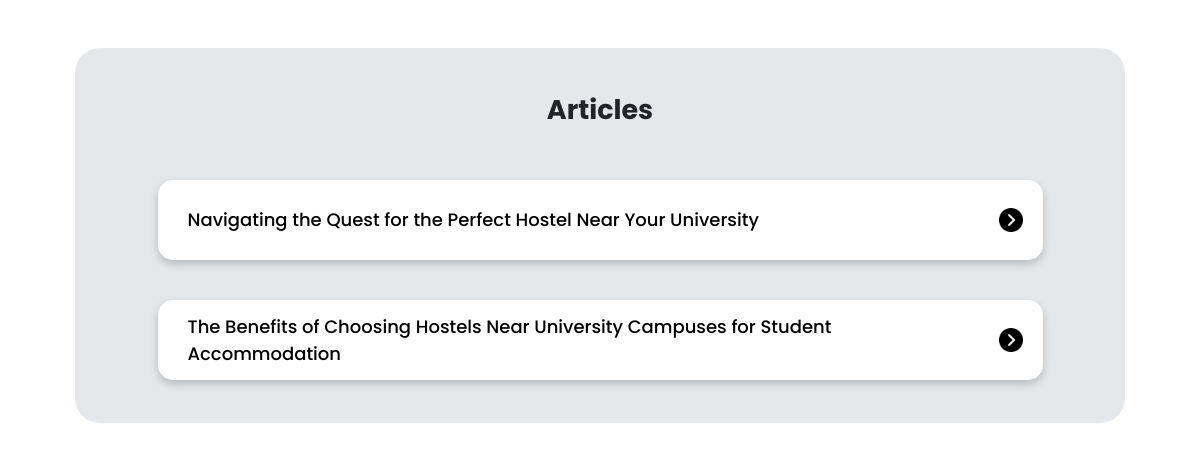
Page /articlelist.php on the committed database.
### tables this page shows
CREATE TABLE `articles` (
  `articleid` int(30) NOT NULL,
  `articlename` varchar(255) NOT NULL,
  `articlecontent` text NOT NULL
);

### articlelist.php (the view, shortened to what this page needs)
<?php
$conn = OpenCon();
$sql = "SELECT articleid, articlename FROM articles";
$result = $conn->query($sql);
?>
<!DOCTYPE html>
<html lang="en">
<head>
    <link rel="stylesheet" href="Admin/articlesweb.css">
    <link rel="stylesheet" href="https://cdnjs.cloudflare.com/ajax/libs/font-awesome/6.5.1/css/all.min.css" />
    <link href="https://cdn.jsdelivr.net/npm/bootstrap@5.3.3/dist/css/bootstrap.min.css" rel="stylesheet">
</head>
<body>
    <div class="container">
        <div class="title">
            <p>Articles</p>
        </div>
        <?php
        if ($result->num_rows > 0) {
            while ($row = $result->fetch_assoc()) {
                $articleId = $row["articleid"];
                $articleName = $row["articlename"];
                echo '<a href="article.php?id=' . $articleId . '" target="parent">';
                echo '<div class="box2">';
                echo '<div class="rental-class"><p class="rental">' . $articleName . '</p></div>';
                echo '<div class="rental-image"><img src="Imgs/arrow.png"></div>';
                echo '</div>';
                echo '</a>';
            }
        } else {
            echo "No articles found.";
        }
        ?>
    </div>
</body>
</html>

### Admin/articlesweb.css (style rules this page uses)
.container { background-color: #ffffff; align-items: center; font-family: "Poppins", sans-serif; font-style: normal; }
.box2 { padding: 20px; margin-top: 22px; margin-bottom: 24px; background-color: #ffffff; border-radius: 15px; text-decoration: none; box-shadow: 0 4px 8px rgba(0, 0, 0, 0.2); width: 885px; display: flex; align-items: center; justify-content: space-between; height: 80px; }
.box2 p { margin: 0px; padding: 10px; text-decoration: none; font-size: large; font-weight: 500; color: black; text-align: left; }
.box2 img { width: 24px; height: auto; }
.title { font-weight: bold; font-size: 27px; padding-top: 42px; margin-bottom: 33px; text-align: center; }
.container a { text-decoration: none; color: inherit; margin-top: -22px; margin-bottom: 16px; }
.container { background-color: #E5E8EB; text-align: center; border-radius: 25px; display: flex; flex-direction: column; margin-bottom: 20px; }
div.container { max-width: 632px; margin-top: 4%; margin-bottom: 10px; padding-bottom: 3px; max-width: 1050px; }

### rows in the picture
articles: articlename "Navigating the Quest for the Perfect Hostel Near Your University"
articles: articlename "The Benefits of Choosing Hostels Near University Campuses for Student Accommodation"
